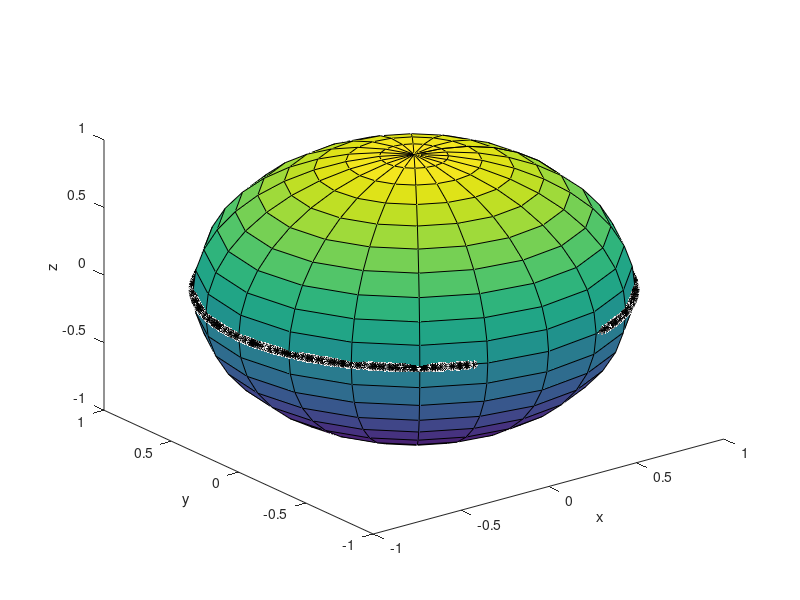

Here is the MATLAB script that generated this plot:
function [] = parabcilindr()
for i=1:1:1000
   x(i)=randn(1);
   y(i)=randn(1);
   z(i)=randn(1);
end
for i=1:1:500   
   x1(i)= 1/sqrt(1+y(i)^2);
   y1(i)= y(i)/sqrt(1+y(i)^2);
   z1(i)= 0;
   if ((y1(i)^2) > -1)
       figure(15);
       plot3(x1(i),y1(i),z1(i),'* k' );
       hold on;
   end
end
for i=501:1:1000   
   x1(i)= -1/sqrt(1+y(i)^2);
   y1(i)= y(i)/sqrt(1+y(i)^2);
   z1(i)= 0;
   if ((y1(i)^2) > -1)
       figure(15);
       plot3(x1(i),y1(i),z1(i),'* k' );
       hold on;
   end
end
figure(15);
sphere;
xlabel('x'); ylabel('y'); zlabel('z');
end